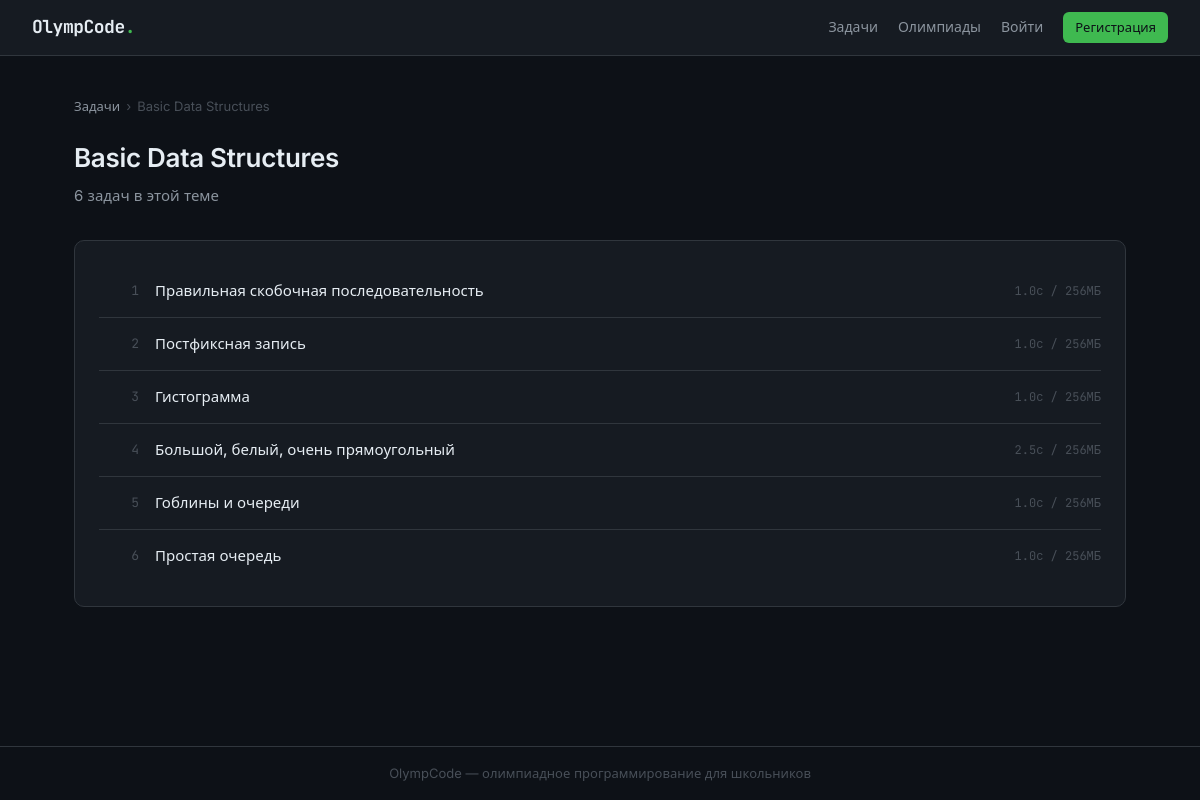
The app's page /topic/basic-data-structures with its own data.
### models.py (models this page shows)
class Topic(Base):
    __tablename__ = "topics"
    id:    Mapped[int] = mapped_column(Integer, primary_key=True)
    slug:  Mapped[str] = mapped_column(String(64), unique=True, index=True)
    title: Mapped[str] = mapped_column(String(128))
    tasks: Mapped[list["Task"]] = relationship(back_populates="topic")

class Task(Base):
    __tablename__ = "tasks"
    id:             Mapped[int]          = mapped_column(Integer, primary_key=True)
    topic_id:       Mapped[int | None]   = mapped_column(ForeignKey("topics.id"), nullable=True)
    order_in_topic: Mapped[int]          = mapped_column(Integer, default=1)
    title:          Mapped[str]          = mapped_column(String(256))
    statement_md:   Mapped[str | None]   = mapped_column(Text, nullable=True)
    statement_html: Mapped[str | None]   = mapped_column(Text, nullable=True)
    time_limit:     Mapped[float]        = mapped_column(Float, default=1.0)
    memory_limit:   Mapped[int]          = mapped_column(Integer, default=256)
    tests_path:     Mapped[str]          = mapped_column(String(512))
    checker_path:   Mapped[str]          = mapped_column(String(512))
    scoring_type:     Mapped[ScoringType]  = mapped_column(SAEnum(ScoringType), default=ScoringType.ICPC)
    max_score:        Mapped[float]        = mapped_column(Float, default=0.0)
    test_scores_json: Mapped[str | None]   = mapped_column(Text, nullable=True)  # JSON список баллов за каждый тест
    is_output_only:   Mapped[bool]         = mapped_column(Boolean, default=False)  # MOSH: участник сдаёт готовый файл-ответ, а не код
    is_interactive:    Mapped[bool]        = mapped_column(Boolean, default=False)  # Polygon: есть interactor, программа общается с ним в реальном времени
    interactor_path:   Mapped[str | None]  = mapped_column(String(512), nullable=True)  # путь к скомпилированному interactor (для отладки, судья пока не запускает)
    topic:         Mapped["Topic | None"]      = relationship(back_populates="tasks")
    submissions:   Mapped[list["Submission"]]  = relationship(back_populates="task")
    subtasks:      Mapped[list["Subtask"]]     = relationship(back_populates="task")
    contest_tasks: Mapped[list["ContestTask"]] = relationship(back_populates="task")

### routers/tasks.py (the view)
@router.get("/topic/{slug}")
async def topic_page(slug: str, request: Request, db: Session = Depends(get_db)):
    user  = get_current_user(request, db)
    topic = db.query(Topic).filter_by(slug=slug).first()
    if not topic:
        return render_404(request, user)
    tasks = db.query(Task).filter_by(topic_id=topic.id).order_by(Task.order_in_topic).all()
    task_statuses: dict[int, str] = {}
    if user:
        user_submissions = (
            db.query(Submission)
            .filter_by(user_id=user.id)
            .order_by(Submission.id.asc())
            .all()
        )
        for s in user_submissions:
            verdict_str = s.verdict.value if hasattr(s.verdict, 'value') else str(s.verdict)
            if task_statuses.get(s.task_id) == "AC":
                continue
            task_statuses[s.task_id] = verdict_str
    return templates.TemplateResponse("tasks/topic.html", {
        "request":       request,
        "user":          user,
        "topic":         topic,
        "tasks":         tasks,
        "task_statuses": task_statuses,
    })

### templates/tasks/topic.html (shortened to what this page needs)
{% extends "base.html" %}
{% block content %}
<div class="breadcrumb">
  <a href="/">Задачи</a>
  <span>›</span>
  <span>{{ topic.title }}</span>
</div>
<div class="page-header">
  <h1>{{ topic.title }}</h1>
  <p>{{ tasks|length }} задач в этой теме</p>
</div>
<div class="card">
  <ul class="task-list">
    {% for task in tasks %}
    <li class="task-list__item">
      <span class="task-num">{{ task.order_in_topic }}</span>
      <a href="/task/{{ task.id }}" class="task-link">{{ task.title }}</a>
      <div style="display:flex; align-items:center; gap:12px">
        <span style="font-size:12px; color:var(--text-3); font-family:var(--mono)">
          {{ task.time_limit }}с / {{ task.memory_limit }}МБ
        </span>
      </div>
    </li>
    {% else %}
    <li style="padding: 20px; color: var(--text-2); text-align:center">
      Задачи в этой теме не найдены
    </li>
    {% endfor %}
  </ul>
</div>
{% endblock %}

### static/css/main.css (style rules this page uses)
*, *::before, *::after { box-sizing: border-box; margin: 0; padding: 0; }
:root { --bg: #0d1117; --bg-card: #161b22; --bg-input: #0d1117; --border: #30363d; --border-hi: #58a6ff; --text: #e6edf3; --text-2: #8b949e; --text-3: #484f58; --green: #3fb950; --green-dim: #1a4226; --red: #f85149; --red-dim: #3d1a19; --amber: #d29922; --amber-dim: #2d2208; --blue: #58a6ff; --mono: 'JetBrains Mono', 'Courier New', monospace; --sans: 'Inter', system-ui, sans-serif; --radius: 6px; --radius-lg: 10px; }
html { scroll-behavior: smooth; }
body { background: var(--bg); color: var(--text); font-family: var(--sans); font-size: 15px; line-height: 1.6; min-height: 100vh; display: flex; flex-direction: column; }
a { color: var(--blue); text-decoration: none; }
.card { background: var(--bg-card); border: 1px solid var(--border); border-radius: var(--radius-lg); padding: 24px; }
.page-header { margin-bottom: 32px; }
.page-header h1 { font-size: 26px; font-weight: 600; letter-spacing: -0.3px; }
.page-header p { color: var(--text-2); margin-top: 6px; }
.task-list { list-style: none; }
.task-list__item { display: grid; grid-template-columns: 40px 1fr auto; align-items: center; gap: 16px; padding: 14px 0; border-bottom: 1px solid var(--border); }
.task-list__item:last-child { border-bottom: none; }
.task-num { font-family: var(--mono); font-size: 13px; color: var(--text-3); text-align: right; }
.task-link { color: var(--text); font-weight: 500; text-decoration: none; }
.breadcrumb { font-size: 13px; color: var(--text-3); margin-bottom: 20px; display: flex; align-items: center; gap: 6px; }
.breadcrumb a { color: var(--text-2); }

### records on screen
Topic: title "Basic Data Structures"
Task: order_in_topic "1", title "Правильная скобочная последовательность", time_limit "1.0", memory_limit "256"
Task: order_in_topic "2", title "Постфиксная запись", time_limit "1.0", memory_limit "256"
Task: order_in_topic "3", title "Гистограмма", time_limit "1.0", memory_limit "256"
Task: order_in_topic "4", title "Большой, белый, очень прямоугольный", time_limit "2.5", memory_limit "256"
Task: order_in_topic "5", title "Гоблины и очереди", time_limit "1.0", memory_limit "256"
Task: order_in_topic "6", title "Простая очередь", time_limit "1.0", memory_limit "256"

### other values on screen
{{ tasks|length }} "6"
